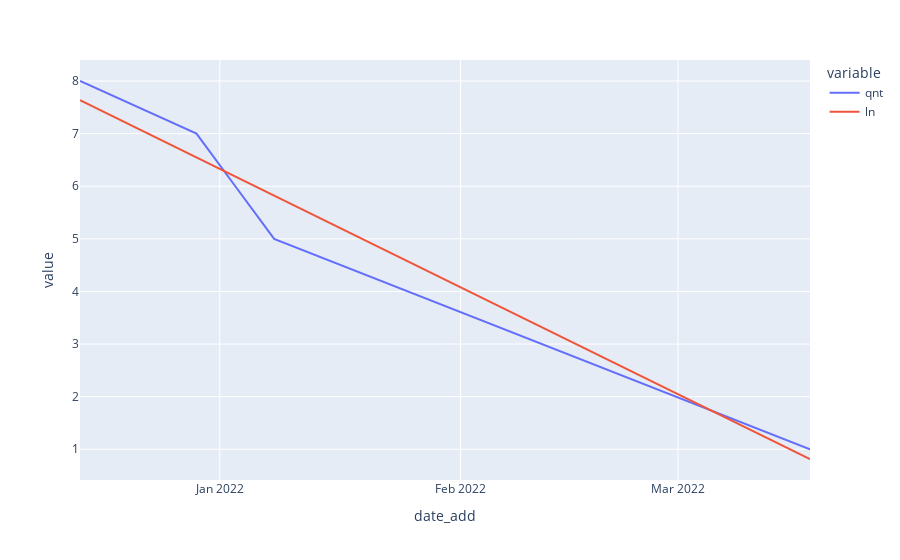

Source (notebook cell):
### Code cell
fig = px.line(p2,x=p2['date_add'], y=['qnt','ln',],)
   fig.update_xaxes(rangeslider_visible=False, dtick='M1')
   fig.show()

### Figure 1 — Plotly figure (JSON) as saved in the notebook; plotly's stock layout.template omitted (floating-point values rounded to 4 significant figures)
{"data": [{"hovertemplate": "variable=qnt<br>date_add=%{x}<br>value=%{y}<extra></extra>", "legendgroup": "qnt", "line": {"color": "#636efa", "dash": "solid"}, "marker": {"symbol": "circle"}, "mode": "lines", "name": "qnt", "orientation": "v", "showlegend": true, "type": "scatter", "x": ["2021-12-14", "2021-12-29", "2022-01-03", "2022-01-08", "2022-03-18"], "xaxis": "x", "y": [8, 7, 6, 5, 1], "yaxis": "y"}, {"hovertemplate": "variable=ln<br>date_add=%{x}<br>value=%{y}<extra></extra>", "legendgroup": "ln", "line": {"color": "#EF553B", "dash": "solid"}, "marker": {"symbol": "circle"}, "mode": "lines", "name": "ln", "orientation": "v", "showlegend": true, "type": "scatter", "x": ["2021-12-14", "2021-12-29", "2022-01-03", "2022-01-08", "2022-03-18"], "xaxis": "x", "y": [7.634, 6.546, 6.183, 5.821, 0.8151], "yaxis": "y"}], "layout": {"legend": {"title": {"text": "variable"}, "tracegroupgap": 0}, "margin": {"t": 60}, "xaxis": {"anchor": "y", "domain": [0, 1], "dtick": "M1", "rangeslider": {"visible": false}, "title": {"text": "date_add"}}, "yaxis": {"anchor": "x", "domain": [0, 1], "title": {"text": "value"}}}}
